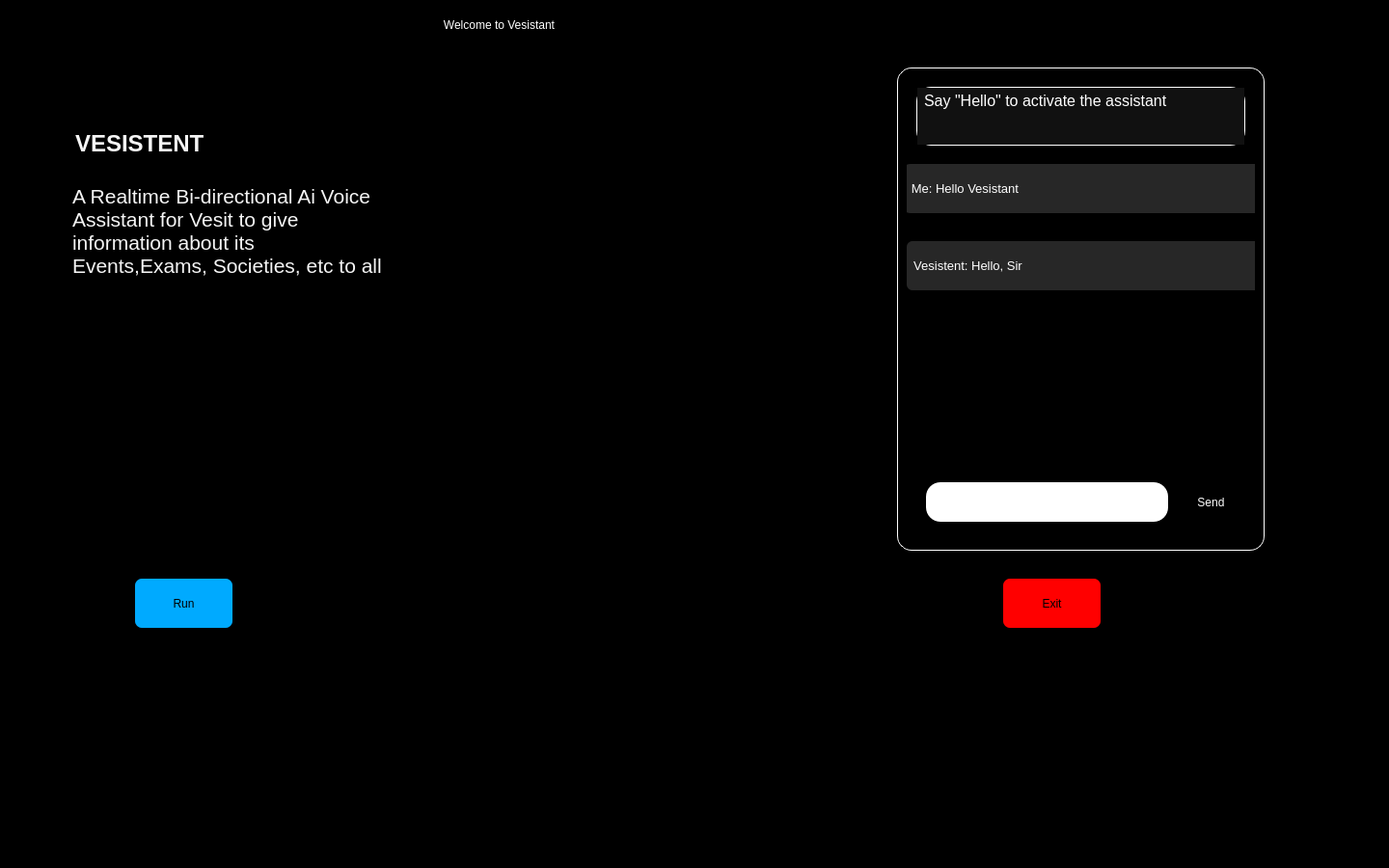
<?xml version="1.0" encoding="UTF-8"?>
<ui version="4.0">
 <class>MainWindow</class>
 <widget class="QMainWindow" name="MainWindow">
  <property name="geometry">
   <rect>
    <x>0</x>
    <y>0</y>
    <width>1440</width>
    <height>900</height>
   </rect>
  </property>
  <property name="windowTitle">
   <string>MainWindow</string>
  </property>
  <property name="styleSheet">
   <string notr="true">background-color:rgb(0, 0, 0);
</string>
  </property>
  <widget class="QWidget" name="centralwidget">
   <widget class="QPushButton" name="pushButton">
    <property name="geometry">
     <rect>
      <x>140</x>
      <y>600</y>
      <width>101</width>
      <height>51</height>
     </rect>
    </property>
    <property name="styleSheet">
     <string notr="true">background-color: rgb(0, 170, 255);
font: 75 18pt &quot;MS Shell Dlg 2&quot;;
border-radius:7px;
</string>
    </property>
    <property name="text">
     <string>Run</string>
    </property>
   </widget>
   <widget class="QPushButton" name="pushButton_2">
    <property name="geometry">
     <rect>
      <x>1040</x>
      <y>600</y>
      <width>101</width>
      <height>51</height>
     </rect>
    </property>
    <property name="styleSheet">
     <string notr="true">background-color:rgb(255, 0, 0);
font: 75 18pt &quot;MS Shell Dlg 2&quot;;
border-radius:7px;
</string>
    </property>
    <property name="text">
     <string>Exit</string>
    </property>
   </widget>
   <widget class="QLabel" name="label_2">
    <property name="geometry">
     <rect>
      <x>10</x>
      <y>-20</y>
      <width>391</width>
      <height>71</height>
     </rect>
    </property>
    <property name="text">
     <string/>
    </property>
    <property name="pixmap">
     <pixmap>../OneDrive/Desktop/All Folders/JARVIS-master/Jarvis/utils/images/initiating.gif</pixmap>
    </property>
   </widget>
   <widget class="QTextBrowser" name="textBrowser">
    <property name="geometry">
     <rect>
      <x>640</x>
      <y>30</y>
      <width>291</width>
      <height>61</height>
     </rect>
    </property>
    <property name="styleSheet">
     <string notr="true">font: 75 16pt &quot;MS Shell Dlg 2&quot;;
background-color:transparent;
border-radius:none;
</string>
    </property>
   </widget>
   <widget class="QTextBrowser" name="textBrowser_2">
    <property name="geometry">
     <rect>
      <x>930</x>
      <y>30</y>
      <width>291</width>
      <height>61</height>
     </rect>
    </property>
    <property name="styleSheet">
     <string notr="true">font: 75 16pt &quot;MS Shell Dlg 2&quot;;
background-color:transparent;
border-radius:none;</string>
    </property>
   </widget>
   <widget class="QFrame" name="frame">
    <property name="geometry">
     <rect>
      <x>930</x>
      <y>70</y>
      <width>381</width>
      <height>501</height>
     </rect>
    </property>
    <property name="styleSheet">
     <string notr="true">background-color:rgb(0.0.0);
border-radius: 15px;
border:0.5px solid white</string>
    </property>
    <property name="frameShape">
     <enum>QFrame::StyledPanel</enum>
    </property>
    <property name="frameShadow">
     <enum>QFrame::Raised</enum>
    </property>
    <widget class="QScrollArea" name="scrollArea">
     <property name="geometry">
      <rect>
       <x>10</x>
       <y>50</y>
       <width>361</width>
       <height>441</height>
      </rect>
     </property>
     <property name="styleSheet">
      <string notr="true">background-color:rgb(0,0,0);
border-radius:15px;
border: none;</string>
     </property>
     <property name="widgetResizable">
      <bool>true</bool>
     </property>
     <widget class="QWidget" name="scrollAreaWidgetContents">
      <property name="geometry">
       <rect>
        <x>0</x>
        <y>0</y>
        <width>361</width>
        <height>441</height>
       </rect>
      </property>
      <widget class="QLabel" name="label_4">
       <property name="geometry">
        <rect>
         <x>-6</x>
         <y>50</y>
         <width>411</width>
         <height>51</height>
        </rect>
       </property>
       <property name="font">
        <font>
         <pointsize>10</pointsize>
         <weight>50</weight>
         <bold>false</bold>
        </font>
       </property>
       <property name="styleSheet">
        <string notr="true">background-color:rgb(39, 39, 39);
color:rgb(255, 255, 255);
border-radius:10px;</string>
       </property>
       <property name="text">
        <string>   Me: Hello Vesistant</string>
       </property>
      </widget>
      <widget class="QLabel" name="label_5">
       <property name="geometry">
        <rect>
         <x>0</x>
         <y>130</y>
         <width>401</width>
         <height>51</height>
        </rect>
       </property>
       <property name="font">
        <font>
         <pointsize>10</pointsize>
         <weight>50</weight>
         <bold>false</bold>
        </font>
       </property>
       <property name="styleSheet">
        <string notr="true">background-color:rgb(39, 39, 39);
color:rgb(255, 255, 255);
border-radius:6px;</string>
       </property>
       <property name="text">
        <string>  Vesistent: Hello, Sir</string>
       </property>
      </widget>
      <widget class="QLineEdit" name="lineEdit">
       <property name="geometry">
        <rect>
         <x>20</x>
         <y>380</y>
         <width>251</width>
         <height>41</height>
        </rect>
       </property>
       <property name="font">
        <font>
         <pointsize>9</pointsize>
        </font>
       </property>
       <property name="styleSheet">
        <string notr="true">background-color:rgb(255,255,255);
text-align:center;
</string>
       </property>
      </widget>
      <widget class="QPushButton" name="pushButton_3">
       <property name="geometry">
        <rect>
         <x>280</x>
         <y>380</y>
         <width>71</width>
         <height>41</height>
        </rect>
       </property>
       <property name="styleSheet">
        <string notr="true">background-color:rgb(0, 0, 0);
color:rgb(255, 255, 255)</string>
       </property>
       <property name="text">
        <string>Send</string>
       </property>
      </widget>
     </widget>
    </widget>
    <widget class="QTextBrowser" name="textBrowser_4">
     <property name="geometry">
      <rect>
       <x>20</x>
       <y>20</y>
       <width>341</width>
       <height>61</height>
      </rect>
     </property>
     <property name="html">
      <string>&lt;!DOCTYPE HTML PUBLIC &quot;-//W3C//DTD HTML 4.0//EN&quot; &quot;http://www.w3.org/TR/REC-html40/strict.dtd&quot;&gt;
&lt;html&gt;&lt;head&gt;&lt;meta name=&quot;qrichtext&quot; content=&quot;1&quot; /&gt;&lt;style type=&quot;text/css&quot;&gt;
p, li { white-space: pre-wrap; }
&lt;/style&gt;&lt;/head&gt;&lt;body style=&quot; font-family:'MS Shell Dlg 2'; font-size:8.25pt; font-weight:400; font-style:normal;&quot; bgcolor=&quot;#111111&quot;&gt;
&lt;p style=&quot; margin-top:0px; margin-bottom:0px; margin-left:0px; margin-right:0px; -qt-block-indent:0; text-indent:0px;&quot;&gt;&lt;span style=&quot; font-size:8pt;&quot;&gt; &lt;/span&gt;&lt;span style=&quot; font-size:12pt; color:#ffffff;&quot;&gt;Say &amp;quot;Hello&amp;quot; to activate the assistant&lt;/span&gt;&lt;/p&gt;&lt;/body&gt;&lt;/html&gt;</string>
     </property>
    </widget>
   </widget>
   <widget class="QLabel" name="label">
    <property name="geometry">
     <rect>
      <x>430</x>
      <y>0</y>
      <width>561</width>
      <height>51</height>
     </rect>
    </property>
    <property name="styleSheet">
     <string notr="true">color: rgb(255, 255, 255);
font: 75 italic 26pt &quot;Sitka Subheading&quot;;</string>
    </property>
    <property name="text">
     <string>         Welcome to Vesistant</string>
    </property>
   </widget>
   <widget class="QFrame" name="frame_2">
    <property name="geometry">
     <rect>
      <x>40</x>
      <y>80</y>
      <width>391</width>
      <height>491</height>
     </rect>
    </property>
    <property name="frameShape">
     <enum>QFrame::StyledPanel</enum>
    </property>
    <property name="frameShadow">
     <enum>QFrame::Raised</enum>
    </property>
    <widget class="QTextBrowser" name="textBrowser_5">
     <property name="geometry">
      <rect>
       <x>30</x>
       <y>50</y>
       <width>331</width>
       <height>421</height>
      </rect>
     </property>
     <property name="html">
      <string>&lt;!DOCTYPE HTML PUBLIC &quot;-//W3C//DTD HTML 4.0//EN&quot; &quot;http://www.w3.org/TR/REC-html40/strict.dtd&quot;&gt;
&lt;html&gt;&lt;head&gt;&lt;meta name=&quot;qrichtext&quot; content=&quot;1&quot; /&gt;&lt;style type=&quot;text/css&quot;&gt;
p, li { white-space: pre-wrap; }
&lt;/style&gt;&lt;/head&gt;&lt;body style=&quot; font-family:'MS Shell Dlg 2'; font-size:8.25pt; font-weight:400; font-style:normal;&quot;&gt;
&lt;p style=&quot; margin-top:0px; margin-bottom:0px; margin-left:0px; margin-right:0px; -qt-block-indent:0; text-indent:0px;&quot;&gt; &lt;span style=&quot; font-size:18pt; font-weight:600; color:#f5f5f5;&quot;&gt;VESISTENT&lt;/span&gt;&lt;/p&gt;
&lt;p style=&quot;-qt-paragraph-type:empty; margin-top:0px; margin-bottom:0px; margin-left:0px; margin-right:0px; -qt-block-indent:0; text-indent:0px; font-size:18pt; font-weight:600; color:#f5f5f5;&quot;&gt;&lt;br /&gt;&lt;/p&gt;
&lt;p style=&quot; margin-top:0px; margin-bottom:0px; margin-left:0px; margin-right:0px; -qt-block-indent:0; text-indent:0px;&quot;&gt;&lt;span style=&quot; font-size:16pt; color:#f5f5f5;&quot;&gt;A Realtime Bi-directional Ai Voice Assistant for Vesit to give information about its Events,Exams, Societies, etc to all  &lt;/span&gt;&lt;/p&gt;&lt;/body&gt;&lt;/html&gt;</string>
     </property>
    </widget>
   </widget>
   <widget class="QLabel" name="ves_image">
    <property name="geometry">
     <rect>
      <x>550</x>
      <y>80</y>
      <width>251</width>
      <height>501</height>
     </rect>
    </property>
    <property name="styleSheet">
     <string notr="true">background-image:url(:/backGif/images/vesit.png);
border-radius:20px;</string>
    </property>
    <property name="text">
     <string/>
    </property>
   </widget>
  </widget>
  <widget class="QMenuBar" name="menubar">
   <property name="geometry">
    <rect>
     <x>0</x>
     <y>0</y>
     <width>1440</width>
     <height>21</height>
    </rect>
   </property>
  </widget>
  <widget class="QStatusBar" name="statusbar"/>
 </widget>
 <resources>
  <include location="../test1.qrc"/>
 </resources>
 <connections/>
</ui>
